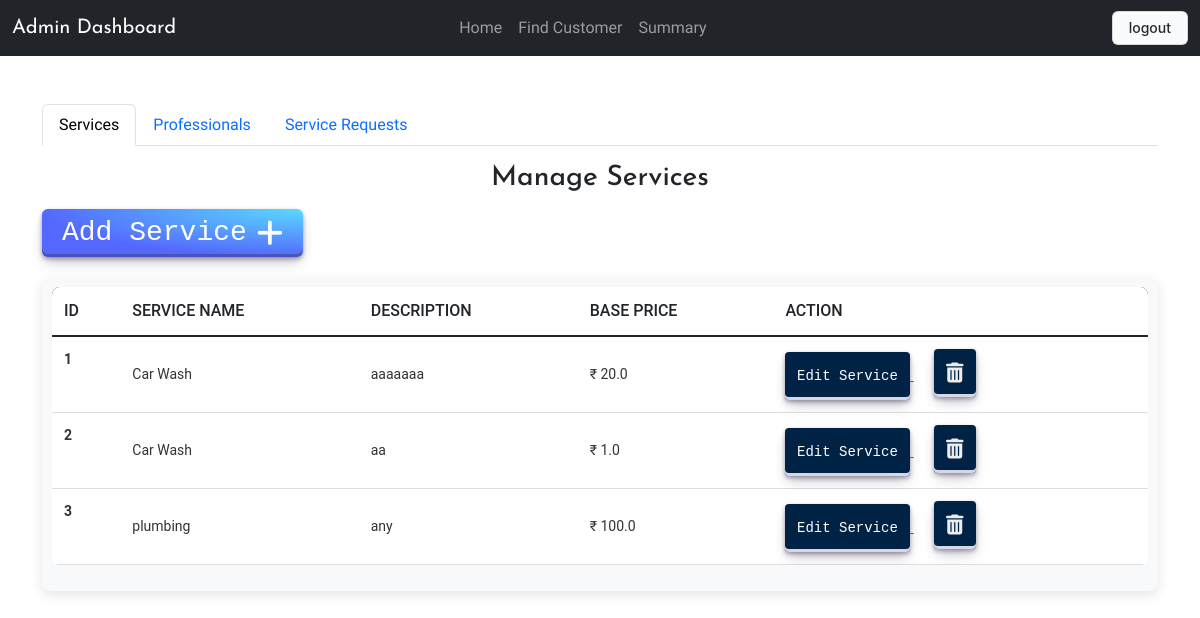
Page /admin (signed in) on the earlier database version.
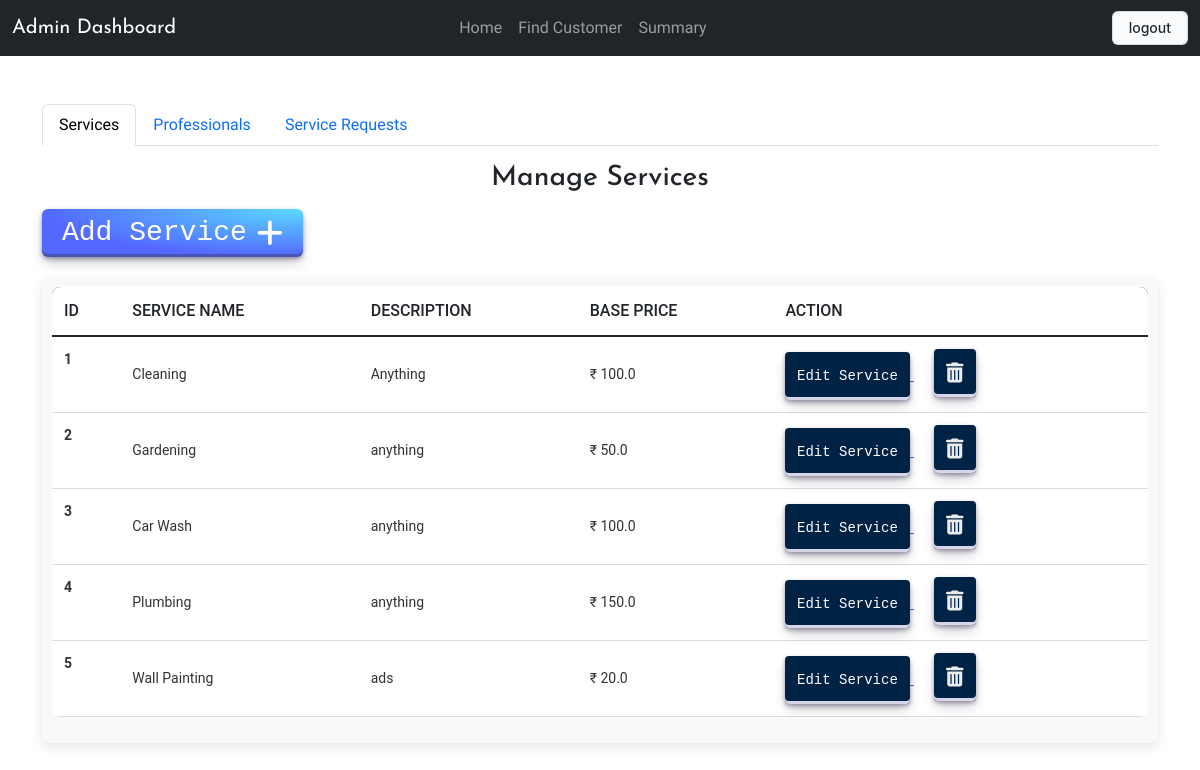
Same page on the later database version.
### application/models.py (models this page shows)
class Service(db.Model):
    id = db.Column(db.Integer, primary_key=True)
    name = db.Column(db.String(150), nullable=False)
    price = db.Column(db.Float, nullable=False)
    description = db.Column(db.String(250))
    time_required = db.Column(db.Integer, default='2 Days')

### application/controllers.py (the view)
@app.route('/admin', methods=['GET'])
@roles_required("admin")
def admin():
    professionals = Professional.query.all()
    services = Service.query.all()
    service_request= ServiceRequest.query.all()
    return render_template('a_dash.html', professionals= professionals, services= services, service_request=service_request)

### templates/a_dash.html (shortened to what this page needs)
<!DOCTYPE html>
<html lang="en">
<head>
    <link href="https://cdn.jsdelivr.net/npm/bootstrap@5.3.0-alpha1/dist/css/bootstrap.min.css" rel="stylesheet">
    <link rel="stylesheet" href="/static/common.css">
    <link rel="stylesheet" href="https://cdnjs.cloudflare.com/ajax/libs/font-awesome/6.7.1/css/all.min.css" />
</head>
<body>
    <nav class="navbar navbar-expand-lg navbar-dark bg-dark">
        <div class="container-fluid">
            <a class="navbar-brand" href="#">Admin Dashboard</a>
          <div class="collapse navbar-collapse" id="navbarNav" >
              <ul class="navbar-nav ms-auto" style="display: flex; justify-content: center; width: 100%; padding-right: 15%;" >
                  <li class="nav-item"><a class="nav-link" href="/admin">Home</a></li>
                  <li class="nav-item"><a class="nav-link" href="/all_customers">Find Customer</a></li>
                  <li class="nav-item"><a class="nav-link" href="/summary">Summary</a></li>
              </ul>
          </div>
          <div class="nav-link" style="display: flex;">
              <a href="/logout"> <button class="button-4">logout</button></a>
          </div>
        </div>
    </nav>
    <div class="container mt-5">
        <ul class="nav nav-tabs" id="adminTab" role="tablist">
            <li class="nav-item" role="presentation">
                <button class="nav-link active" id="services-tab" data-bs-toggle="tab" data-bs-target="#services" type="button" role="tab" aria-controls="services" aria-selected="true">Services</button>
            </li>
            <li class="nav-item" role="presentation">
                <button class="nav-link" id="professionals-tab" data-bs-toggle="tab" data-bs-target="#professionals" type="button" role="tab" aria-controls="professionals" aria-selected="false">Professionals</button>
            </li>
            <li class="nav-item" role="presentation">
                <button class="nav-link" id="service-requests-tab" data-bs-toggle="tab" data-bs-target="#service-requests" type="button" role="tab" aria-controls="service-requests" aria-selected="false">Service Requests</button>
            </li>
        </ul>
        <div class="tab-content mt-3" id="adminTabContent">
            <div class="tab-pane fade show active" id="services" role="tabpanel" aria-labelledby="services-tab">
                <h3 style="display: flex; justify-content: center; padding-bottom: 5px;">Manage Services</h3>
                <a href="/add_service" >
                    <button class="button-29" role="button" style="padding: 20px; font-size: 28px;" ><span style="padding-right: 10px;">Add Service</span> <i class="fa-solid fa-plus" style="font-size: 30px;"></i> </button>
                </a>
                 <div class="tableMain" >
                    <table class="table">
                        <thead>
                          <tr>
                            <th scope="col">ID</th>
                            <th scope="col">Service Name</th>
                            <th scope="col">Description</th>
                            <th scope="col">Base Price</th>
                            <th scope="col">Action</th>
                          </tr>
                        </thead>
                        <tbody class="table-group-divider">
                        {% for service in services %}
                          <tr>
                            <th scope="row">{{loop.index}}</th>
                            <td>{{service.name}}</td>
                            <td>{{service.description}}</td>
                            <td>₹ {{service.price}}</td>
                            <td><a href="/editservice/{{service.id}}">
                                <button class="button-30" role="button">Edit Service</button>
                                </a>
                                <a href="/delete_service/{{service.id}}" style="padding-left: 20px;">
                                  <button class="button-30" role="button">
                                  <i class="fa-solid fa-trash-can" style="color: rgb(236, 236, 236);  font-size: 20px;"></i>
                                  </button>
                                </a>
                              </td>
                          </tr>
                        {% endfor %}
                        </tbody>
                      </table>
                 </div>
            </div>
    </div>
</body>
</html>

### static/common.css (style rules this page uses)
body { font-family: "Josefin Sans", serif; }
li { font-family: "Rowdies", sans-serif; font-weight: 400; font-style: normal; }
.tableMain { width: 100%; overflow-x: auto; margin: 20px 0; padding: 10px; background-color: #f8f9fa; border-radius: 8px; box-shadow: 0 4px 12px rgba(0, 0, 0, 0.1); }
.table { width: 100%; border-collapse: collapse; font-family: 'Roboto', sans-serif; text-align: left; background-color: white; border-radius: 8px; overflow: hidden; }
.table thead { background-color: #012a52; color: white; font-size: 16px; text-transform: uppercase; }
.table thead th { padding: 12px; font-weight: 500; }
.table tbody tr { border-bottom: 1px solid #ddd; transition: background-color 0.2s ease; }
.table tbody td, .table tbody th { padding: 12px; font-size: 14px; color: #333; }
.table tbody td { vertical-align: middle; }
.table tbody .button-30 { display: inline-block; background-color: #002245; color: white; border: none; padding: 8px 12px; border-radius: 4px; font-size: 14px; text-align: center; text-decoration: none; cursor: pointer; transition: background-color 0.3s ease, box-shadow 0.3s ease; }
.button-29 { align-items: center; appearance: none; background-image: radial-gradient(100% 100% at 100% 0, #5adaff 0, #5468ff 100%); border: 0; border-radius: 6px; box-shadow: rgba(45, 35, 66, .4) 0 2px 4px,rgba(45, 35, 66, .3) 0 7px 13px -3px,rgba(58, 65, 111, .5) 0 -3px 0 inset; box-sizing: border-box; color: #fff; cursor: pointer; display: inline-flex; font-family: "JetBrains Mono",monospace; height: 48px; justify-content: center; line-height: 1; list-style: none; overflow: hidden; padding-left: 16px; padding-right: 16px; position: relative; text-align: left; text-decoration: none; transition: box-shadow .15s,transform .15s; user-select: none; -webkit-user-select: none; touch-action: manipulation; white-space: nowrap; will-change: box-shadow,transform; font-size: 18px; }
.button-30 { align-items: center; appearance: none; background-color: #FCFCFD; border-radius: 4px; border-width: 0; box-shadow: rgba(45, 35, 66, 0.4) 0 2px 4px,rgba(45, 35, 66, 0.3) 0 7px 13px -3px,#D6D6E7 0 -3px 0 inset; box-sizing: border-box; color: #36395A; cursor: pointer; display: inline-flex; font-family: "JetBrains Mono",monospace; height: 48px; justify-content: center; line-height: 1; list-style: none; overflow: hidden; padding-left: 16px; padding-right: 16px; position: relative; text-align: left; text-decoration: none; transition: box-shadow .15s,transform .15s; user-select: none; -webkit-user-select: none; touch-action: manipulation; white-space: nowrap; will-change: box-shadow,transform; font-size: 15px; }
.button-4 { appearance: none; background-color: #FAFBFC; border: 1px solid rgba(27, 31, 35, 0.15); border-radius: 6px; box-shadow: rgba(27, 31, 35, 0.04) 0 1px 0, rgba(255, 255, 255, 0.25) 0 1px 0 inset; box-sizing: border-box; color: #24292E; cursor: pointer; display: inline-block; font-family: -apple-system, system-ui, "Segoe UI", Helvetica, Arial, sans-serif, "Apple Color Emoji", "Segoe UI Emoji"; font-size: 14px; font-weight: 500; line-height: 20px; list-style: none; padding: 6px 16px; position: relative; transition: background-color 0.2s cubic-bezier(0.3, 0, 0.5, 1); user-select: none; -webkit-user-select: none; touch-action: manipulation; vertical-align: middle; white-space: nowrap; word-wrap: break-word; }
.button-4:before { display: none; }

Differences in the rows shown:
added Service: name "Cleaning", description "Anything", price "100.0"
changed Service: name "Car Wash" → "Gardening"; description "aaaaaaa" → "anything"; price "20.0" → "50.0"
changed Service "Car Wash": description "aa" → "anything"; price "1.0" → "100.0"
changed Service: name "plumbing" → "Plumbing"; description "any" → "anything"; price "100.0" → "150.0"
added Service: name "Wall Painting", description "ads", price "20.0"
